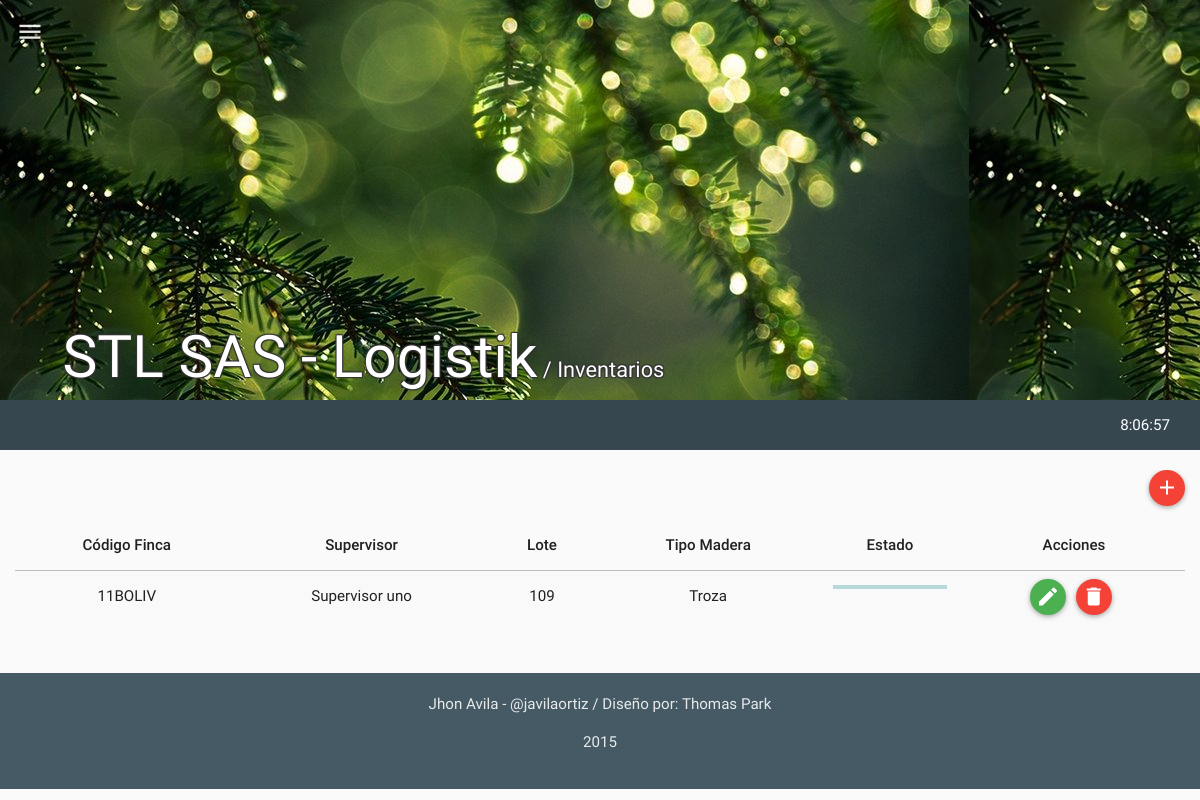
The page /mods/inventarios/inventarios.php (signed in) on the database as committed earlier.
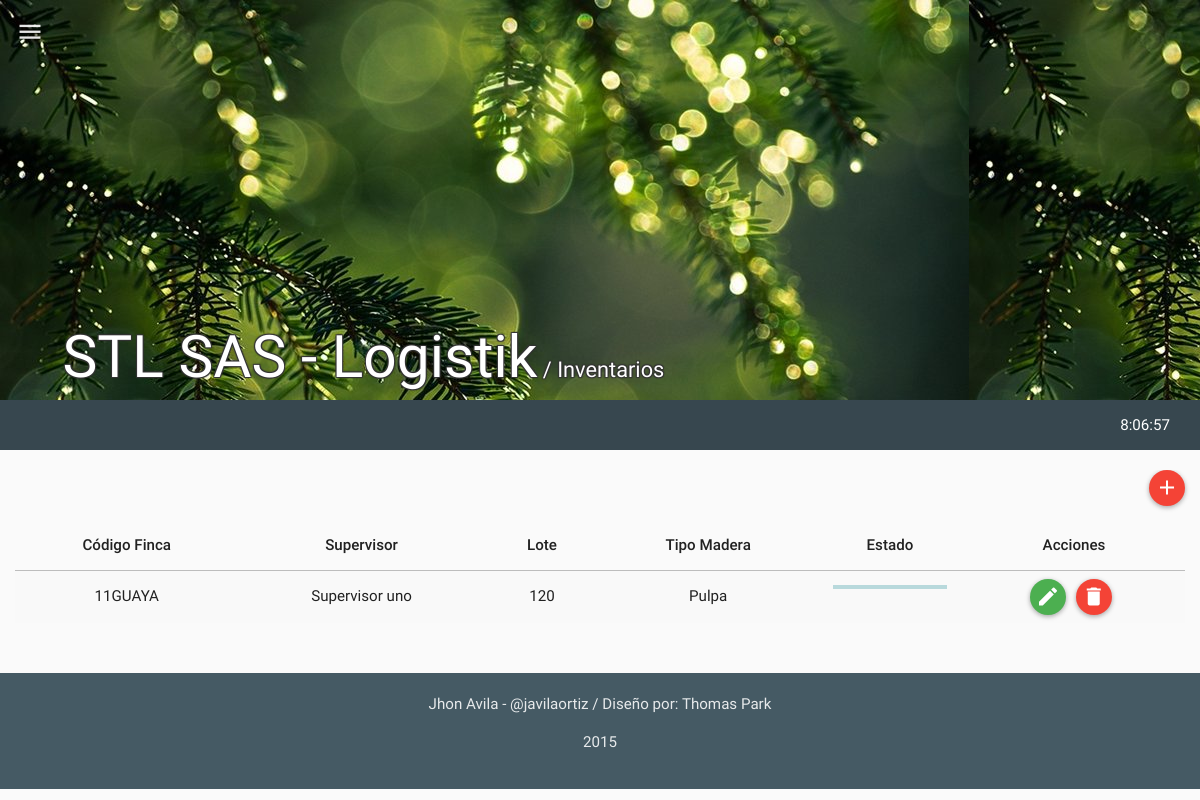
The same page on the database as committed later.
### tables this page shows
CREATE TABLE IF NOT EXISTS `tbl_inventario` (
  `in_id` int(11) NOT NULL,
  `in_fi_id` int(11) NOT NULL,
  `in_supervisor` varchar(60) NOT NULL,
  `in_mt_cubico` float NOT NULL,
  `in_mt_restante` int(11) NOT NULL,
  `in_lote` varchar(20) NOT NULL,
  `in_tipo_materia` int(11) NOT NULL COMMENT 'tipo de materia prima: 1=troza , 2=pulpa',
  `in_pe_id` int(11) NOT NULL COMMENT 'Ultimo conductor de la lista',
  `in_timestamp` timestamp NOT NULL DEFAULT CURRENT_TIMESTAMP ON UPDATE CURRENT_TIMESTAMP,
  `in_created` int(11) NOT NULL,
  `in_estado` int(11) NOT NULL
);

CREATE TABLE IF NOT EXISTS `tbl_fincas` (
  `fi_id` int(11) NOT NULL,
  `fi_codigo` varchar(10) NOT NULL,
  `fi_sn_id` int(11) NOT NULL,
  `fi_timestamp` timestamp NOT NULL DEFAULT CURRENT_TIMESTAMP ON UPDATE CURRENT_TIMESTAMP,
  `fi_created` int(11) NOT NULL,
  `fi_estado` int(11) NOT NULL
);

CREATE TABLE IF NOT EXISTS `tbl_supervisores` (
  `su_id` int(11) NOT NULL,
  `su_nombre` varchar(60) NOT NULL,
  `su_fi_id` int(11) NOT NULL,
  `su_timestamp` timestamp NOT NULL DEFAULT CURRENT_TIMESTAMP ON UPDATE CURRENT_TIMESTAMP,
  `su_created` int(11) NOT NULL,
  `su_estado` int(11) NOT NULL
);

### php/inventarios.php (the view, shortened to what this page needs)
<?php
class inventarios{
  function get_inventario(){
    $rt = new route();
    if(isset($_SESSION["ses_id"])){
      $qry='SELECT * FROM tbl_inventario AS I
            INNER JOIN tbl_fincas AS F ON I.in_fi_id = F.fi_id
            INNER JOIN tbl_supervisores AS S ON S.su_id = I.in_supervisor
            WHERE I.in_estado<99
            ORDER BY F.fi_codigo ASC';
      $res = mysql_query($qry);
      $item =" ";
      $script ="<script>$(document).ready(function(){";
      while($row_res = mysql_fetch_assoc($res)) {
        if($row_res["in_tipo_materia"]==1){$tipo_materia="Troza";}else{$tipo_materia="Pulpa";}
        $porcentaje=(($row_res["in_mt_restante"]*100)/($row_res["in_mt_cubico"]));
        $porcentaje = round($porcentaje, 2);
        $item.='
              <tr>
                <td>'.$row_res["fi_codigo"].'</td>
                <td>'.$row_res["su_nombre"].'</td>
                <td>'.$row_res["in_lote"].'</td>
                <td>'.$tipo_materia.'</td>
                <td>
                  <div class="progress progress-striped active">
                    <div class="progress-bar" title="'.$row_res["in_mt_cubico"].'m3  ('.$porcentaje.'%)" style="width: '.$porcentaje.'%; height:10px;"></div>
                  </div>
                </td>
                <td>
                  <div onclick="editar_inv('.$row_res["in_id"].', this)" class="btn btn-floating-mini btn-success" title="Modificar"><i class="md md-edit"></i></div>
                  <div id="del-button" onclick="borrar_inv('.$row_res["in_id"].', this)" class="btn btn-floating-mini btn-danger" title="Borrar"><i class="md md-delete"></i></div>
                </td>
              </tr>
        ';
        $script.='';
      }
      $script.='});</script>';
    }
    else{$rt->routing($rt->path("login"));}
    $html='
          <table class="table table-striped table-hover ">
            <thead>
              <tr>
                <th>Código Finca</th>
                <th>Supervisor</th>
                <th>Lote</th>
                <th>Tipo Madera</th>
                <th>Estado</th>
                <th>Acciones</th>
              </tr>
            </thead>
            <tbody>
              '.$item.'
            </tbody>
          </table>
    ';
    return $script.$html;
  }
}
?>

Rows that differ between the two databases and show on the page:
removed tbl_inventario: tbl_fincas.fi_codigo "11BOLIV", tbl_supervisores.su_nombre "Supervisor uno", in_lote "109", in_tipo_materia "Troza"
added tbl_inventario: tbl_fincas.fi_codigo "11GUAYA", tbl_supervisores.su_nombre "Supervisor uno", in_lote "120", in_tipo_materia "Pulpa"
